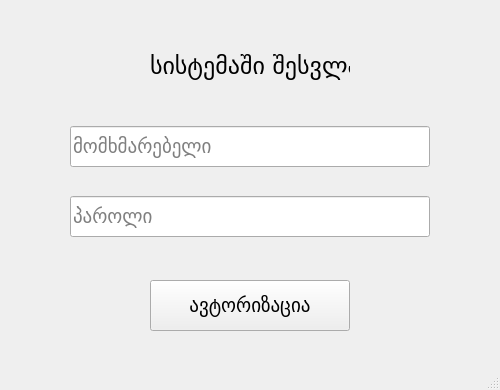
<?xml version="1.0" encoding="UTF-8"?>
<ui version="4.0">
 <class>MainWindow</class>
 <widget class="QMainWindow" name="MainWindow">
  <property name="geometry">
   <rect>
    <x>0</x>
    <y>0</y>
    <width>500</width>
    <height>390</height>
   </rect>
  </property>
  <property name="windowTitle">
   <string>მელოდია</string>
  </property>
  <widget class="QWidget" name="centralwidget">
   <widget class="QPushButton" name="login_button">
    <property name="geometry">
     <rect>
      <x>150</x>
      <y>280</y>
      <width>200</width>
      <height>51</height>
     </rect>
    </property>
    <property name="font">
     <font>
      <family>BPG Glaho</family>
      <pointsize>14</pointsize>
     </font>
    </property>
    <property name="text">
     <string>ავტორიზაცია</string>
    </property>
   </widget>
   <widget class="QLineEdit" name="username_input">
    <property name="geometry">
     <rect>
      <x>70</x>
      <y>126</y>
      <width>360</width>
      <height>41</height>
     </rect>
    </property>
    <property name="font">
     <font>
      <family>BPG Glaho</family>
      <pointsize>14</pointsize>
     </font>
    </property>
    <property name="placeholderText">
     <string>მომხმარებელი</string>
    </property>
   </widget>
   <widget class="QLineEdit" name="password_input">
    <property name="geometry">
     <rect>
      <x>70</x>
      <y>196</y>
      <width>360</width>
      <height>41</height>
     </rect>
    </property>
    <property name="font">
     <font>
      <family>BPG Glaho</family>
      <pointsize>14</pointsize>
     </font>
    </property>
    <property name="echoMode">
     <enum>QLineEdit::Password</enum>
    </property>
    <property name="placeholderText">
     <string>პაროლი</string>
    </property>
   </widget>
   <widget class="QLabel" name="label">
    <property name="geometry">
     <rect>
      <x>150</x>
      <y>50</y>
      <width>200</width>
      <height>30</height>
     </rect>
    </property>
    <property name="font">
     <font>
      <family>BPG Glaho</family>
      <pointsize>18</pointsize>
     </font>
    </property>
    <property name="text">
     <string>სისტემაში შესვლა</string>
    </property>
   </widget>
  </widget>
  <widget class="QMenuBar" name="menubar">
   <property name="geometry">
    <rect>
     <x>0</x>
     <y>0</y>
     <width>500</width>
     <height>26</height>
    </rect>
   </property>
  </widget>
  <widget class="QStatusBar" name="statusbar"/>
 </widget>
 <tabstops>
  <tabstop>username_input</tabstop>
  <tabstop>password_input</tabstop>
  <tabstop>login_button</tabstop>
 </tabstops>
 <resources/>
 <connections/>
</ui>
